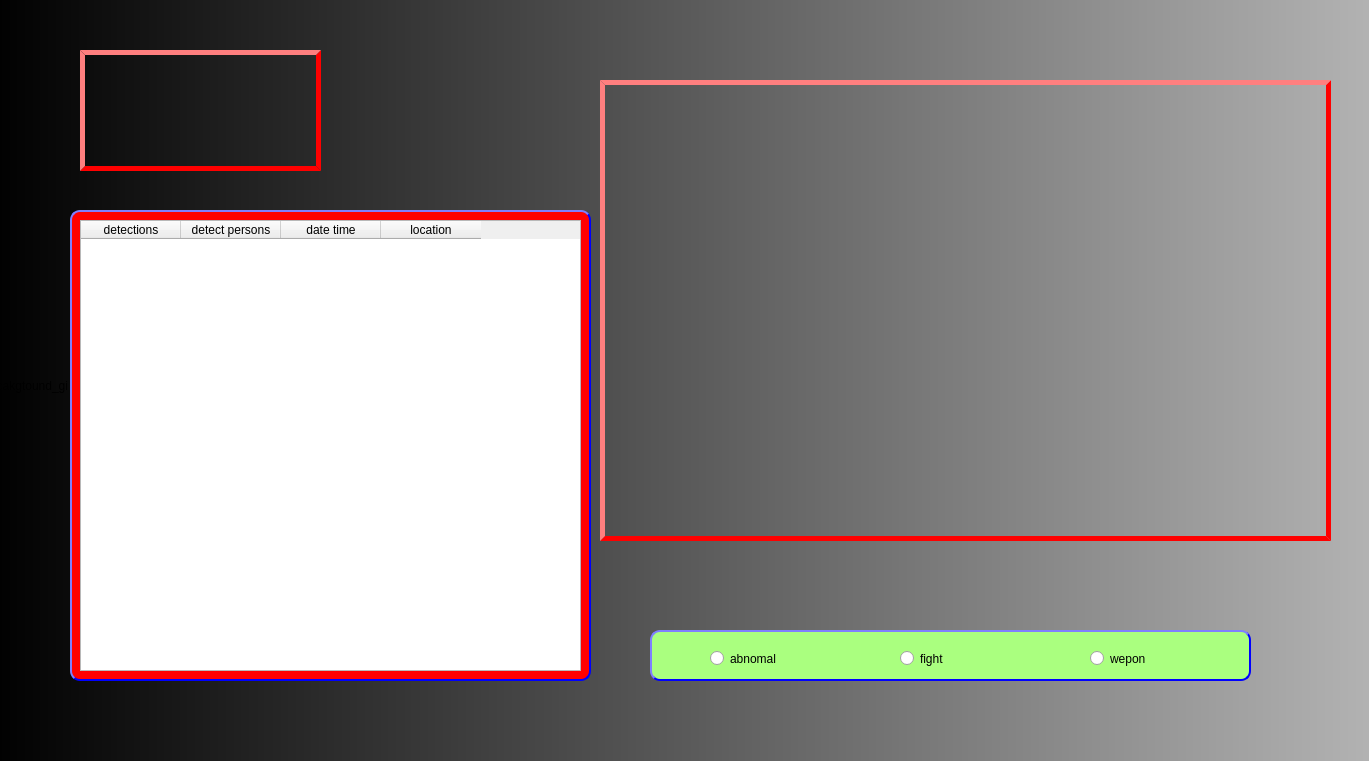
<?xml version="1.0" encoding="UTF-8"?>
<ui version="4.0">
 <class>Dialog</class>
 <widget class="QDialog" name="Dialog">
  <property name="enabled">
   <bool>true</bool>
  </property>
  <property name="geometry">
   <rect>
    <x>0</x>
    <y>0</y>
    <width>1369</width>
    <height>761</height>
   </rect>
  </property>
  <property name="windowTitle">
   <string>Dialog</string>
  </property>
  <widget class="QLabel" name="background">
   <property name="enabled">
    <bool>true</bool>
   </property>
   <property name="geometry">
    <rect>
     <x>-10</x>
     <y>0</y>
     <width>1391</width>
     <height>771</height>
    </rect>
   </property>
   <property name="styleSheet">
    <string notr="true">background-color:qlineargradient(spread:pad, x1:0, y1:0, x2:1, y2:0, stop:0 rgba(0, 0, 0, 255), stop:1 rgba(180, 180, 180, 255))</string>
   </property>
   <property name="text">
    <string>bcakgtound_gi</string>
   </property>
  </widget>
  <widget class="QLabel" name="camara">
   <property name="geometry">
    <rect>
     <x>600</x>
     <y>80</y>
     <width>731</width>
     <height>461</height>
    </rect>
   </property>
   <property name="styleSheet">
    <string notr="true">    border-style: outset;
    border-width: 5px;
    border-color: rgb(255, 0, 0);
	
   

</string>
   </property>
   <property name="text">
    <string/>
   </property>
   <property name="pixmap">
    <pixmap>prison-2020.jpg</pixmap>
   </property>
   <property name="scaledContents">
    <bool>true</bool>
   </property>
  </widget>
  <widget class="QLabel" name="dp_pic_2">
   <property name="geometry">
    <rect>
     <x>80</x>
     <y>50</y>
     <width>241</width>
     <height>121</height>
    </rect>
   </property>
   <property name="styleSheet">
    <string notr="true">    border-style: outset;
    border-width: 5px;
    border-color: rgb(255, 0, 0);
	
   

</string>
   </property>
   <property name="text">
    <string/>
   </property>
   <property name="pixmap">
    <pixmap>images.png</pixmap>
   </property>
   <property name="scaledContents">
    <bool>true</bool>
   </property>
  </widget>
  <widget class="QLabel" name="label">
   <property name="geometry">
    <rect>
     <x>650</x>
     <y>630</y>
     <width>601</width>
     <height>51</height>
    </rect>
   </property>
   <property name="styleSheet">
    <string notr="true">background-color: rgb(170, 255, 127);
    border-style: outset;
    border-width: 2px;
    border-radius: 10px;
    border-color: rgb(0, 0, 255);
    font: bold 14px;
    min-width: 10em;
    padding: 2px;
</string>
   </property>
   <property name="text">
    <string/>
   </property>
  </widget>
  <widget class="QRadioButton" name="abnomal">
   <property name="geometry">
    <rect>
     <x>710</x>
     <y>650</y>
     <width>82</width>
     <height>17</height>
    </rect>
   </property>
   <property name="text">
    <string>abnomal</string>
   </property>
  </widget>
  <widget class="QRadioButton" name="fight">
   <property name="geometry">
    <rect>
     <x>900</x>
     <y>650</y>
     <width>82</width>
     <height>17</height>
    </rect>
   </property>
   <property name="text">
    <string>fight</string>
   </property>
  </widget>
  <widget class="QRadioButton" name="wepon">
   <property name="geometry">
    <rect>
     <x>1090</x>
     <y>650</y>
     <width>82</width>
     <height>17</height>
    </rect>
   </property>
   <property name="text">
    <string>wepon</string>
   </property>
  </widget>
  <widget class="QTableWidget" name="detec_list">
   <property name="enabled">
    <bool>true</bool>
   </property>
   <property name="geometry">
    <rect>
     <x>80</x>
     <y>220</y>
     <width>501</width>
     <height>451</height>
    </rect>
   </property>
   <property name="lineWidth">
    <number>-4</number>
   </property>
   <column>
    <property name="text">
     <string>detections</string>
    </property>
   </column>
   <column>
    <property name="text">
     <string>detect persons</string>
    </property>
   </column>
   <column>
    <property name="text">
     <string>date time</string>
    </property>
   </column>
   <column>
    <property name="text">
     <string>location</string>
    </property>
   </column>
  </widget>
  <widget class="QLabel" name="label_2">
   <property name="geometry">
    <rect>
     <x>70</x>
     <y>210</y>
     <width>521</width>
     <height>471</height>
    </rect>
   </property>
   <property name="styleSheet">
    <string notr="true">background-color:  rgb(255, 0, 0);;
    border-style: outset;
    border-width: 2px;
    border-radius: 10px;
    border-color: rgb(0, 0, 255);
    font: bold 14px;
    min-width: 10em;
    padding: 2px;</string>
   </property>
   <property name="text">
    <string/>
   </property>
  </widget>
  <zorder>background</zorder>
  <zorder>camara</zorder>
  <zorder>dp_pic_2</zorder>
  <zorder>label</zorder>
  <zorder>abnomal</zorder>
  <zorder>fight</zorder>
  <zorder>wepon</zorder>
  <zorder>label_2</zorder>
  <zorder>detec_list</zorder>
 </widget>
 <resources/>
 <connections/>
</ui>
